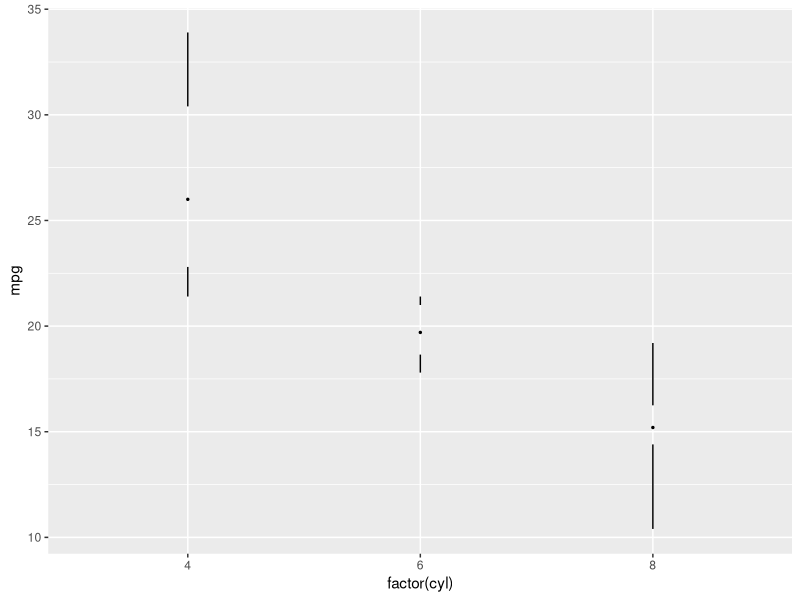

Here is the R script that generated this plot: (Note: this script raises an error after producing the figure.)
## ---- chunk 1
library(ggplot2)
library(ggthemes)
## ---- chunk 2
p <- ggplot(mtcars, aes(factor(cyl), mpg))
## with only a point
p + geom_tufteboxplot()
## with a middle box
p + geom_tufteboxplot(median.type='box', fatten=1)
## using lines
p + geom_tufteboxplot(median.type='line')



